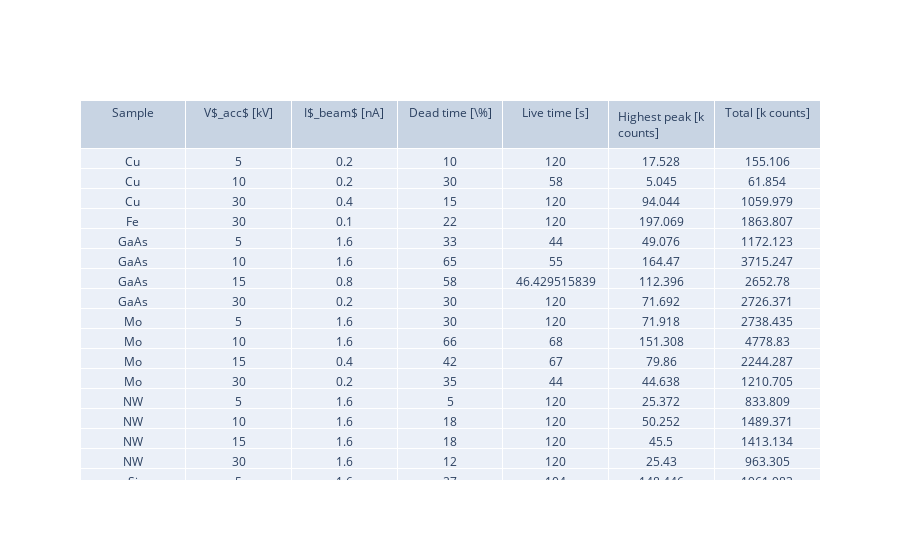

Write notebook code for a chart like this one.
### Code cell
# put into a plotly table

fig = go.Figure(data=[go.Table(
    header=dict(values=['Sample', 'V$_acc$ [kV]', 'I$_beam$ [nA]', 'Dead time [\\%]', 'Live time [s]', 'Highest peak [k counts]', 'Total [k counts]']),
    cells=dict(values=[names, v, i_beam, dt, live_time, [m/1000 for m in maxs], [s/1000 for s in sums]]))
])

fig.show()

### Figure 1 — Plotly figure (JSON) as saved in the notebook; plotly's stock layout.template omitted (floating-point values rounded to 4 significant figures; data arrays with more than 128 entries replaced by an {"elided": "..."} marker saying what was removed)
{"data": [{"cells": {"values": {"elided": "7x20 mixed values"}}, "header": {"values": ["Sample", "V$_acc$ [kV]", "I$_beam$ [nA]", "Dead time [\\%]", "Live time [s]", "Highest peak [k counts]", "Total [k counts]"]}, "type": "table"}], "layout": {}}
